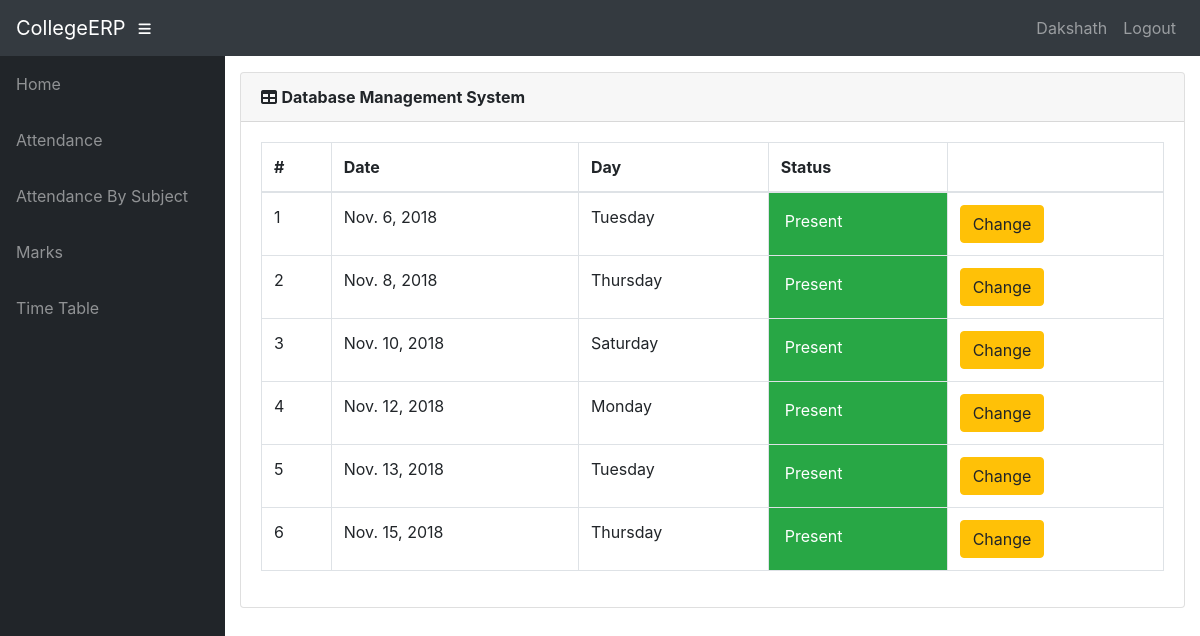
Screenshot of /info/teacher/CS01/CS510/attendance/ (signed in) with the database file from the repository.
### info/models.py (models this page shows, shortened)
class User(AbstractUser):
    @property
    def is_student(self):
        if hasattr(self, 'student'):
            return True
        return False

class Student(models.Model):
    user = models.OneToOneField(User, on_delete=models.CASCADE, null=True)
    class_id = models.ForeignKey(Class, on_delete=models.CASCADE, default=1)
    USN = models.CharField(primary_key='True', max_length=100)
    name = models.CharField(max_length=200)
    sex = models.CharField(max_length=50, choices=sex_choice, default='Male')
    DOB = models.DateField(default='1998-01-01')

class Course(models.Model):
    dept = models.ForeignKey(Dept, on_delete=models.CASCADE)
    id = models.CharField(primary_key='True', max_length=50)
    name = models.CharField(max_length=50)
    shortname = models.CharField(max_length=50, default='X')

class Attendance(models.Model):
    course = models.ForeignKey(Course, on_delete=models.CASCADE)
    student = models.ForeignKey(Student, on_delete=models.CASCADE)
    attendanceclass = models.ForeignKey(AttendanceClass, on_delete=models.CASCADE, default=1)
    date = models.DateField(default='2018-10-23')
    status = models.BooleanField(default='True')

### info/views.py (the view)
# urls.py: path('teacher/<slug:stud_id>/<slug:course_id>/attendance/', views.t_attendance_detail, name='t_attendance_detail'),
@login_required()
def t_attendance_detail(request, stud_id, course_id):
    stud = get_object_or_404(Student, USN=stud_id)
    cr = get_object_or_404(Course, id=course_id)
    att_list = Attendance.objects.filter(course=cr, student=stud).order_by('date')
    return render(request, 'info/t_att_detail.html', {'att_list': att_list, 'cr': cr})

### info/templates/info/t_att_detail.html (shortened to what this page needs)
<!DOCTYPE html>
<html lang="en">
<head>
    {% extends 'info/base.html' %}
    {% load static %}
    {% block content %}
        <div class="card mb-3">
            <div class="card-header">
              <i class="fas fa-table"></i>
            <strong>{{ cr.name }}</strong></div>
            <div class="card-body">
              <div class="table-responsive">
                <table class="table table-bordered" id="dataTable" width="100%" cellspacing="0">
                  <thead>
                    <tr>
                        <th>#</th>
                        <th>Date</th>
                        <th>Day</th>
                        <th>Status</th>
                        <th></th>
                    </tr>
                  </thead>
                  <tbody>
                        {% for a in att_list %}
                        <tr class="row100 body">
                            <td>{{ forloop.counter }}</td>
                            <td>{{ a.date }}</td>
                            <td>{{ a.date|date:"l" }}</td>
                            {% if a.status %}
                            <td class="p-3 mb-2 bg-success text-white">Present </td>
                            {% else %}
                            <td class="p-3 mb-2 bg-danger text-white">Absent <span class="glyphicon glyphicon-thumbs-down"></span</td>
                            {% endif %}
                            <td><a class="btn btn-warning" href="{% url 'change_att' a.id %}">Change</a> </td>
                        </tr>
                    {% empty %}
                            <p>student has no attendance</p>
                    {% endfor %}
                  </tbody>
                </table>
              </div>
            </div>
          </div>
    {% endblock %}

### info/templates/info/base.html (shortened to what this page needs)
<!DOCTYPE html>
<html lang="en">
  <head>
      {% load static %}
    <link href="{% static '/info/bootstrap/vendor/bootstrap/css/bootstrap.min.css' %}" rel="stylesheet">
    <link href="{% static '/info/bootstrap/vendor/fontawesome-free/css/all.min.css' %}" rel="stylesheet" type="text/css">
    <link href="{% static '/info/bootstrap/vendor/datatables/dataTables.bootstrap4.css' %}" rel="stylesheet">
    <link href="{% static '/info/bootstrap/css/sb-admin.css' %}" rel="stylesheet">
  </head>
  <body id="page-top">
    <nav class="navbar navbar-expand navbar-dark bg-dark static-top">
      <a class="navbar-brand mr-1" href="{% url 'index' %}">CollegeERP</a>
      <button class="btn btn-link btn-sm text-white order-1 order-sm-0" id="sidebarToggle" href="#">
        <i class="fas fa-bars"></i>
      </button>
        <div class="collapse navbar-collapse" id="navbarResponsive">
          <ul class="navbar-nav ml-auto">
            <li class="nav-item">
                {% if request.user.is_student %}
                    <a class="nav-link text-capitalize">{{ request.user.student.name }}</a>
                {% elif request.user.is_teacher %}
                    <a class="nav-link text-capitalize">{{ request.user.teacher.name }}</a>
                {% endif %}
            </li>
            <li class="nav-item">
                <a class="nav-link" href="#" data-toggle="modal" data-target="#logoutModal">Logout</a>
            </li>
          </ul>
        </div>
    </nav>
    <div id="wrapper">
      <ul class="sidebar navbar-nav">
            <li class="nav-item">
              <a class="nav-link" href="{% url 'index' %}">
                <span>Home</span>
              </a>
            </li>
        {% if request.user.is_student %}
            <li class="nav-item">
              <a class="nav-link" href="{% url 'attendance' request.user.student.USN %}">
                <span>Attendance</span>
              </a>
            </li>
            <li class="nav-item">
              <a class="nav-link" href="{% url 'attendance' request.user.student.USN %}">
                <span>Attendance By Subject</span>
              </a>
            </li>
            <li class="nav-item">
              <a class="nav-link" href="{% url 'marks_list' request.user.student.USN %}">
                <span>Marks</span>
              </a>
            </li>
              <li class="nav-item">
              <a class="nav-link" href="{% url 'timetable' request.user.student.class_id_id %}">
                <span>Time Table</span>
              </a>
            </li>
        {% endif %}
      </ul>
      <div id="content-wrapper">
        <div class="container-fluid">
            {% block content %}
            {% endblock %}
        </div>
      </div>
    </div>
  </body>
</html>

### rows the page displays
User: user.student.name "Dakshath"
Course: name "Database Management System"
Attendance: date "Nov. 6, 2018", date "Tuesday", status "Present"
Attendance: date "Nov. 8, 2018", date "Thursday", status "Present"
Attendance: date "Nov. 10, 2018", date "Saturday", status "Present"
Attendance: date "Nov. 12, 2018", date "Monday", status "Present"
Attendance: date "Nov. 13, 2018", date "Tuesday", status "Present"
Attendance: date "Nov. 15, 2018", date "Thursday", status "Present"
